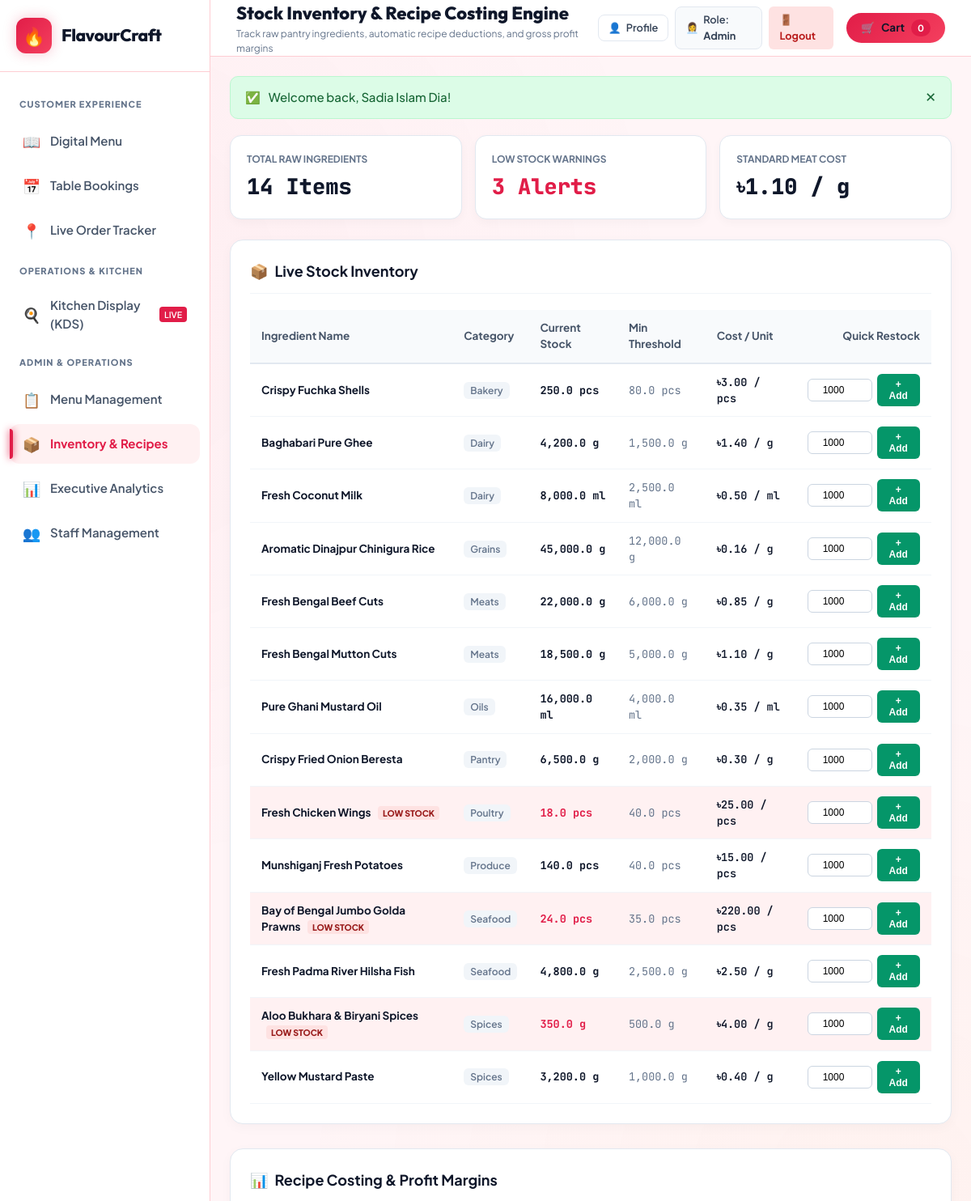
The page /inventory.php (signed in, upper part) on the database as committed earlier.
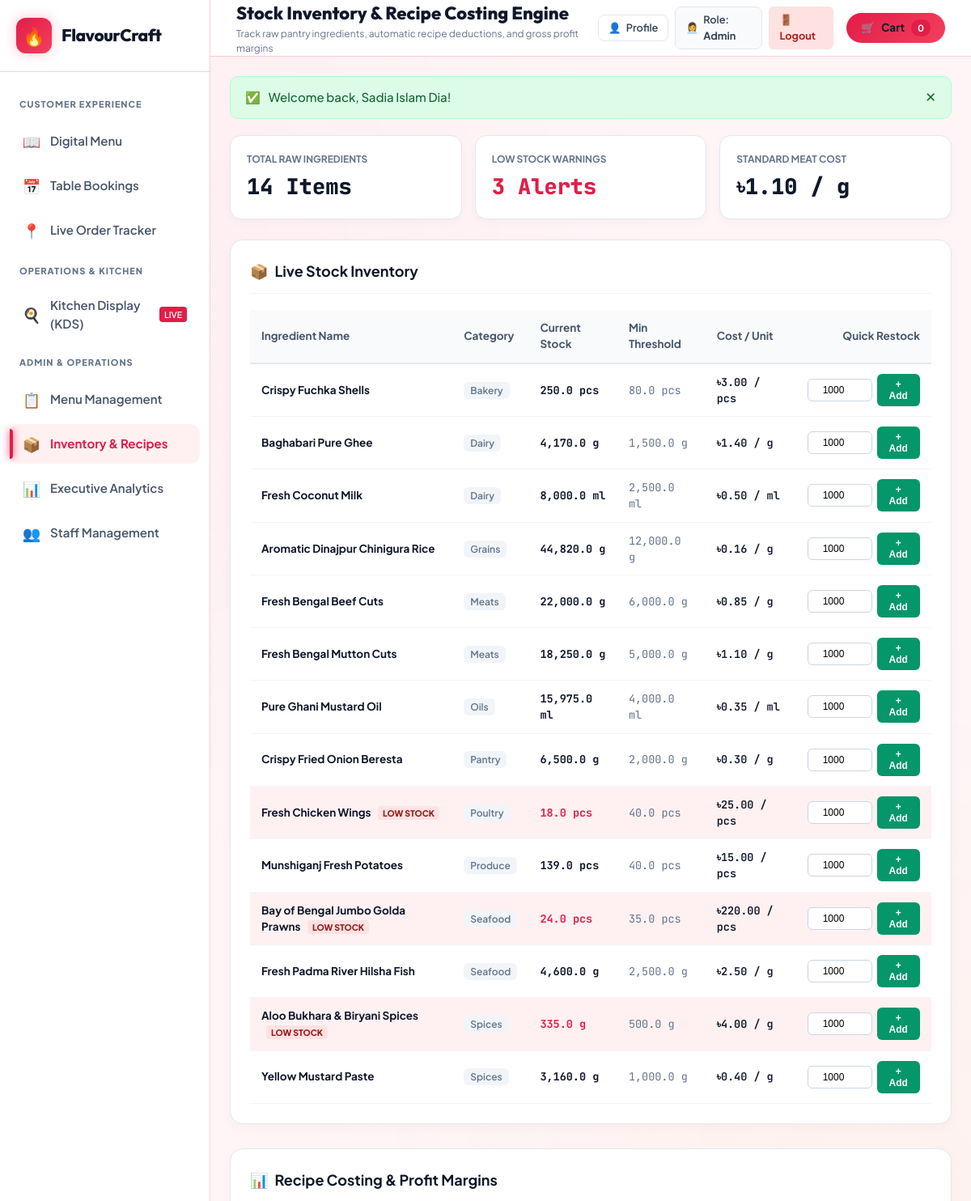
The same page on the database as committed later.
### tables this page shows
CREATE TABLE `inventory` (
  `id` int(11) NOT NULL AUTO_INCREMENT,
  `ingredient_uid` varchar(64) NOT NULL,
  `name` varchar(150) NOT NULL,
  `category` varchar(50) NOT NULL,
  `current_stock` decimal(12,2) NOT NULL DEFAULT 0.00,
  `threshold` decimal(12,2) NOT NULL DEFAULT 0.00,
  `unit` varchar(20) NOT NULL,
  `cost_per_unit` decimal(10,2) NOT NULL,
  `updated_at` timestamp NOT NULL DEFAULT current_timestamp() ON UPDATE current_timestamp(),
  PRIMARY KEY (`id`),
  UNIQUE KEY `ingredient_uid` (`ingredient_uid`)
);

### config/db.php (called while the page is built, shortened)
<?php
function format_bdt($amount) {
    return '৳' . number_format((float)$amount, 2);
}

### inventory.php (the view, shortened to what the changed rows need)
<?php
require_once __DIR__ . '/config/db.php';
$conn = get_db();
$inventory = [];
if ($conn) {
    $inv_res = mysqli_query($conn, "SELECT * FROM inventory ORDER BY category ASC, name ASC");
    if ($inv_res) {
        while ($item = mysqli_fetch_assoc($inv_res)) {
            $inventory[] = $item;
        }
    }
}
require_once __DIR__ . '/includes/header.php';
?>
<div style="background: #fff; border-radius: 16px; padding: 24px; border: 1px solid #e2e8f0; margin-bottom: 30px; box-shadow: 0 4px 15px rgba(0,0,0,0.03);">
  <div style="overflow-x: auto;">
    <table style="width: 100%; border-collapse: collapse; font-size: 0.9rem; text-align: left;">
      <thead>
        <tr style="background: #f8fafc; border-bottom: 2px solid #e2e8f0; color: #475569;">
          <th style="padding: 12px 14px;">Ingredient Name</th>
          <th style="padding: 12px 14px;">Category</th>
          <th style="padding: 12px 14px;">Current Stock</th>
          <th style="padding: 12px 14px;">Min Threshold</th>
          <th style="padding: 12px 14px;">Cost / Unit</th>
          <th style="padding: 12px 14px; text-align: right;">Quick Restock</th>
        </tr>
      </thead>
      <tbody>
        <?php foreach ($inventory as $item):
          $is_low = ($item['current_stock'] <= $item['threshold']);
        ?>
          <tr style="border-bottom: 1px solid #f1f5f9; <?php echo $is_low ? 'background: #fff1f2;' : ''; ?>">
            <td style="padding: 12px 14px; font-weight: 700; color: #0f172a;">
              <?php echo htmlspecialchars($item['name']); ?>
              <?php if ($is_low): ?>
                <span style="background: #fee2e2; color: #991b1b; font-size: 0.7rem; font-weight: 800; padding: 2px 6px; border-radius: 4px; margin-left: 6px;">LOW STOCK</span>
              <?php endif; ?>
            </td>
            <td style="padding: 12px 14px; color: #64748b;">
              <span style="background: #f1f5f9; padding: 3px 8px; border-radius: 6px; font-size: 0.8rem; font-weight: 600;">
                <?php echo htmlspecialchars($item['category']); ?>
              </span>
            </td>
            <td style="padding: 12px 14px; font-family: 'JetBrains Mono', monospace; font-weight: 700; color: <?php echo $is_low ? '#e11d48' : '#0f172a'; ?>;">
              <?php echo number_format($item['current_stock'], 1); ?> <?php echo htmlspecialchars($item['unit']); ?>
            </td>
            <td style="padding: 12px 14px; color: #64748b; font-family: 'JetBrains Mono', monospace;">
              <?php echo number_format($item['threshold'], 1); ?> <?php echo htmlspecialchars($item['unit']); ?>
            </td>
            <td style="padding: 12px 14px; font-family: 'JetBrains Mono', monospace; font-weight: 600; color: #0f172a;">
              <?php echo format_bdt($item['cost_per_unit']); ?> / <?php echo htmlspecialchars($item['unit']); ?>
            </td>
            <td style="padding: 12px 14px; text-align: right;">
              <form method="POST" action="inventory.php" style="display: inline-flex; align-items: center; gap: 6px; margin: 0;">
                <input type="number" name="add_qty" value="1000" min="1" step="any" style="width: 80px; padding: 6px 8px; border-radius: 6px; border: 1px solid #cbd5e1; font-size: 0.8rem; text-align: center;" />
                <button type="submit" style="background: #059669; color: #fff; border: none; padding: 6px 12px; border-radius: 6px; font-weight: 700; font-size: 0.8rem; cursor: pointer;">
                  + Add
                </button>
              </form>
            </td>
          </tr>
        <?php endforeach; ?>
      </tbody>
    </table>
  </div>
</div>
<?php require_once __DIR__ . '/includes/footer.php'; ?>

Rows that differ between the two databases and show on the page:
changed inventory "Baghabari Pure Ghee": current_stock "4,200.0" → "4,170.0"
changed inventory "Aromatic Dinajpur Chinigura Rice": current_stock "45,000.0" → "44,820.0"
changed inventory "Fresh Bengal Mutton Cuts": current_stock "18,500.0" → "18,250.0"
changed inventory "Pure Ghani Mustard Oil": current_stock "16,000.0" → "15,975.0"
changed inventory "Munshiganj Fresh Potatoes": current_stock "140.0" → "139.0"
changed inventory "Fresh Padma River Hilsha Fish": current_stock "4,800.0" → "4,600.0"
changed inventory "Aloo Bukhara & Biryani Spices": current_stock "350.0" → "335.0"
changed inventory "Yellow Mustard Paste": current_stock "3,200.0" → "3,160.0"
